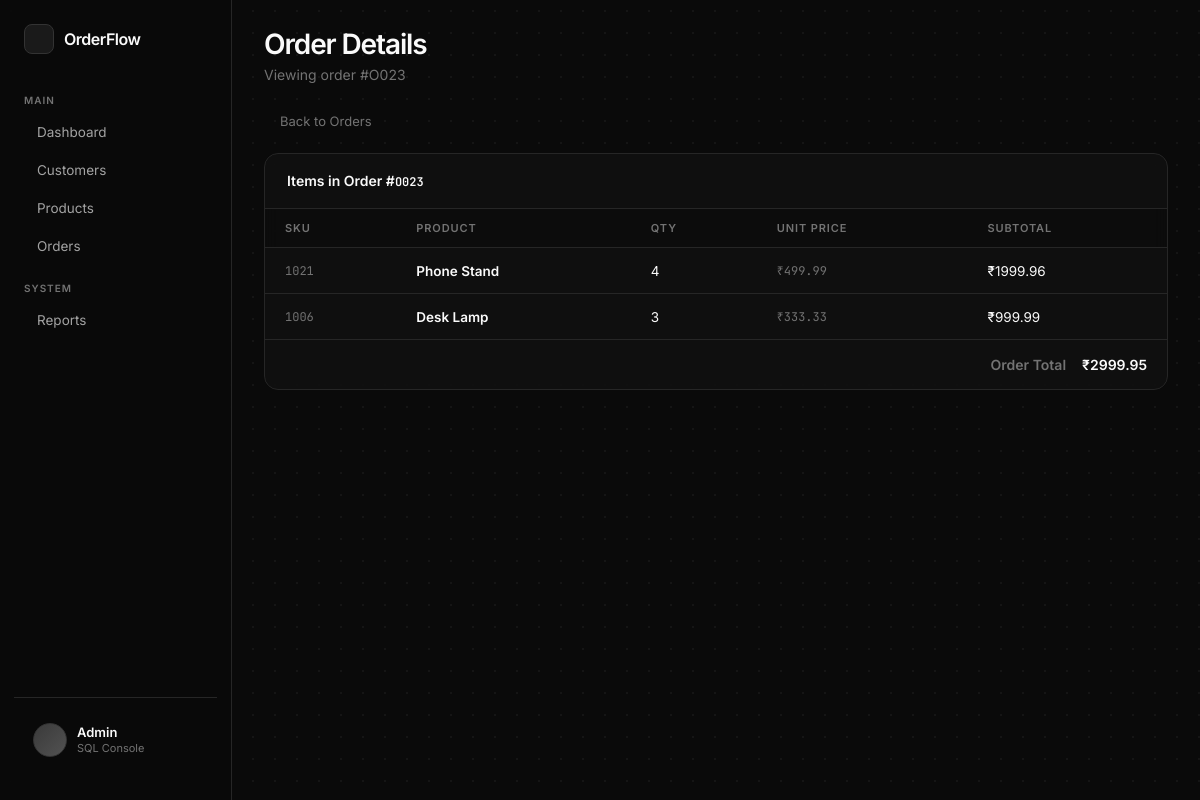
/orders/O023, run on the app's committed database.
### tables this page shows
CREATE TABLE order_items(
            ITEM_ID  VARCHAR PRIMARY KEY,
            ORDER_ID       VARCHAR NOT NULL,
            SKU            INT NOT NULL,
            QUANTITY       INT NOT NULL,
            UNIT_PRICE     FLOAT NOT NULL,
            SUBTOTAL       FLOAT NOT NULL,
            FOREIGN KEY (ORDER_ID) REFERENCES orders(ORDER_ID),
            FOREIGN KEY (SKU) REFERENCES products(SKU)
            );

CREATE TABLE products(
            SKU         INT PRIMARY KEY,
            NAME        VARCHAR NOT NULL,
            CATEGORY    VARCHAR NOT NULL,
            PRICE       FLOAT NOT NULL,
            STOCK       INT NOT NULL,
            IMAGE_PATH  VARCHAR
            );

### app.py (the view)
@app.route("/orders/<order_id>")
def order_details(order_id):
    items = database.get_order_details(order_id)
    return render_template("order_details.html", order_id=order_id, items=items)

### database.py (called while the page is built)
def get_connection():
    conn = sqlite3.connect(DB)
    conn.execute("PRAGMA foreign_keys = ON")
    return conn

def get_order_details(order_id):
    conn = get_connection()
    cursor = conn.execute("""
        SELECT oi.SKU, p.NAME, oi.QUANTITY, oi.UNIT_PRICE, oi.SUBTOTAL
        FROM order_items oi JOIN products p ON oi.SKU = p.SKU
        WHERE oi.ORDER_ID = ?
    """, (order_id,))
    items = cursor.fetchall()
    conn.close()
    return items

### templates/order_details.html (shortened to what this page needs)
{% extends "layout.html" %}
{% block page_title %}Order Details{% endblock %}
{% block page_sub %}Viewing order #{{ order_id }}{% endblock %}
{% block content %}
<a href="{{ url_for('orders') }}" class="back-link">
     Back to Orders
</a>
<div class="card">
    <div class="card-header">
        <h2>Items in Order #<span class="mono">{{ order_id }}</span></h2>
    </div>
    <table>
        <thead>
            <tr>
                <th>SKU</th>
                <th>Product</th>
                <th>Qty</th>
                <th>Unit Price</th>
                <th>Subtotal</th>
            </tr>
        </thead>
        <tbody>
            {% set total = namespace(val=0) %}
            {% for item in items %}
            {% set total.val = total.val + item[4] %}
            <tr>
                <td class="muted">{{ item[0] }}</td>
                <td><strong>{{ item[1] }}</strong></td>
                <td>{{ item[2] }}</td>
                <td class="muted">₹{{ "%.2f"|format(item[3]) }}</td>
                <td>₹{{ "%.2f"|format(item[4]) }}</td>
            </tr>
            {% else %}
            <tr><td colspan="5" class="empty">No items in this order.</td></tr>
            {% endfor %}
        </tbody>
    </table>
    {% if items %}
    <div class="order-total-row">
        <span class="text-muted">Order Total</span>
        <span>₹{{ "%.2f"|format(total.val) }}</span>
    </div>
    {% endif %}
</div>
{% endblock %}

### static/style.css (style rules this page uses)
*, *::before, *::after { box-sizing: border-box; margin: 0; padding: 0; }
:root { --bg-base: #0a0a0a; --bg-surface: #101010; --bg-card: #121212; --bg-elevated: #1a1a1a; --bg-hover: #1e1e1e; --bg-input: #141414; --border: #262626; --border-light: #333333; --border-focus: #444444; --accent: #ffffff; --accent-dim: rgba(255, 255, 255, 0.06); --accent-hover: #e8e8e8; --text-primary: #fafafa; --text-secondary: #a3a3a3; --text-muted: #737373; --green: #22c55e; --yellow: #f59e0b; --red: #ef4444; --blue: #60a5fa; --orange: #f97316; --sb-width: 232px; --radius: 10px; --radius-lg: 14px; --radius-pill: 999px; --shadow: 0 8px 32px rgba(0, 0, 0, 0.45); --shadow-soft: 0 4px 24px rgba(0, 0, 0, 0.35); --transition: 180ms ease; --hover-transition: 420ms cubic-bezier(0.22, 1, 0.36, 1); --hover-indicator-transition: 480ms cubic-bezier(0.22, 1, 0.36, 1); --hover-fade-in-delay: 120ms; --sb-transition: var(--hover-transition); --sb-indicator-transition: var(--hover-indicator-transition); --active-gradient: linear-gradient(90deg, #1a1a1a 0%, #262626 100%); font-family: 'Inter', system-ui, -apple-system, sans-serif; font-size: 14px; color: var(--text-primary); background-color: var(--bg-base); background-image: radial-gradient(circle, rgba(255, 255, 255, 0.045) 1px, transparent 1px); background-size: 22px 22px; }
body { min-height: 100vh; }
a { text-decoration: none; color: inherit; }
table { width: 100%; border-collapse: collapse; }
.card table { border-collapse: separate; border-spacing: 0; }
.card { background: rgba(18, 18, 18, 0.75); border: 1px solid var(--border); border-radius: var(--radius-lg); overflow: hidden; backdrop-filter: blur(8px); }
.card-header { display: flex; align-items: center; justify-content: space-between; padding: 18px 22px; border-bottom: 1px solid var(--border); }
.card-header h2 { font-size: 14px; font-weight: 600; color: var(--text-primary); }
table th { padding: 12px 20px; text-align: left; font-size: 11px; font-weight: 600; letter-spacing: 0.08em; text-transform: uppercase; color: var(--text-muted); border-bottom: 1px solid var(--border); white-space: nowrap; background: rgba(0, 0, 0, 0.2); }
table td { padding: 14px 20px; font-size: 13.5px; border-bottom: 1px solid var(--border); color: var(--text-primary); vertical-align: middle; background: transparent; transition: border-color var(--hover-transition); }
.card table tbody tr { --hover-fade: 0; background: linear-gradient( 90deg, rgba(255, 255, 255, calc(0.08 * var(--hover-fade))) 0%, rgba(255, 255, 255, calc(0.03 * var(--hover-fade))) 45%, rgba(255, 255, 255, calc(0.01 * var(--hover-fade))) 100% ); transition: --hover-fade var(--hover-transition); }
.card table tbody tr:last-child td { border-bottom: none; }
.card table tbody tr td:first-child { position: relative; }
.card table tbody tr td:first-child::before { content: ''; position: absolute; left: 0; top: 50%; transform: translateY(-50%); width: 2px; height: 0; border-radius: var(--radius-pill); background: #fff; opacity: 0; pointer-events: none; z-index: 1; transition: height var(--hover-indicator-transition), opacity var(--hover-indicator-transition); }
td.muted { color: var(--text-muted); font-family: 'JetBrains Mono', monospace; font-size: 12px; }
td strong { font-weight: 600; }
.order-total-row { display: flex; justify-content: flex-end; padding: 16px 20px; border-top: 1px solid var(--border); font-weight: 600; font-size: 14px; gap: 16px; }
.back-link { display: inline-flex; align-items: center; gap: 6px; font-size: 13px; color: var(--text-muted); margin-bottom: 18px; padding: 6px 10px; border-radius: var(--radius); transition: color var(--transition), background var(--transition); }
.mono { font-family: 'JetBrains Mono', monospace; font-size: 12px; }
.text-muted { color: var(--text-muted); }
.muted { color: var(--text-muted); }

### data on the page
order_items: SKU "1021", NAME "Phone Stand", QUANTITY "4", UNIT_PRICE "499.99", SUBTOTAL "1999.96"
order_items: SKU "1006", NAME "Desk Lamp", QUANTITY "3", UNIT_PRICE "333.33", SUBTOTAL "999.99"

### other printed values
{{ order_id }} "O023"
{{ "%.2f"|format(total.val) }} "2999.95"
